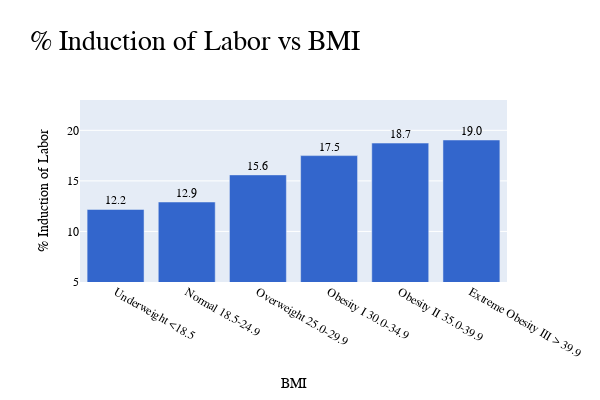

The notebook cell saved with this chart:
### Code cell
InductionOfLabor_vs_BMI =  {
"Underweight <18.5	     ":   12.176,
"Normal 18.5-24.9	     ":   12.912,
"Overweight 25.0-29.9	     ":   15.594,
"Obesity I 30.0-34.9	     ":   17.499,
"Obesity II 35.0-39.9	     ":   18.739,
"Extreme Obesity III > 39.9  ":	  19.045
}

dict_name = InductionOfLabor_vs_BMI
x_value = 'BMI'
y_value = '% Induction of Labor'
TITLE_name = y_value  + " vs " + x_value

# Convert dictionary to Pandas DataFrame
df = pd.DataFrame.from_dict(dict_name, orient='index', columns=[y_value])

# Reset the index to create a 'Age' column
df = df.reset_index().rename(columns={'index': x_value})

HEIGHT=400
WIDTH=600

# Create a bar graph using function plot_bar_graph that internally calls plotly
fig = plot_bar_graph(x_value, y_value, TITLE_name, df, HEIGHT, WIDTH, 5, 23)

fig.show()

### Figure 1 — Plotly figure (JSON) as saved in the notebook; plotly's stock layout.template omitted (floating-point values rounded to 4 significant figures)
{"data": [{"alignmentgroup": "True", "cliponaxis": false, "hovertemplate": "BMI=%{x}<br>% Induction of Labor=%{y}<extra></extra>", "legendgroup": "", "marker": {"color": "#3366CC", "pattern": {"shape": ""}}, "name": "", "offsetgroup": "", "orientation": "v", "showlegend": false, "textangle": 0, "textfont": {"size": 12}, "textposition": "outside", "texttemplate": "%{y:.3s}", "type": "bar", "x": ["Underweight <18.5\t     ", "Normal 18.5-24.9\t     ", "Overweight 25.0-29.9\t     ", "Obesity I 30.0-34.9\t     ", "Obesity II 35.0-39.9\t     ", "Extreme Obesity III > 39.9  "], "xaxis": "x", "y": [12.18, 12.91, 15.59, 17.5, 18.74, 19.05], "yaxis": "y"}], "layout": {"barmode": "relative", "font": {"color": "black", "family": "Verdana"}, "height": 400, "legend": {"title": {"font": {"color": "black"}}, "tracegroupgap": 0}, "title": {"font": {"color": "black", "family": "Verdana", "size": 28}, "text": "% Induction of Labor vs BMI"}, "width": 600, "xaxis": {"anchor": "y", "domain": [0, 1], "title": {"text": "BMI"}}, "yaxis": {"anchor": "x", "domain": [0, 1], "range": [5, 23], "title": {"text": "% Induction of Labor"}}}}
